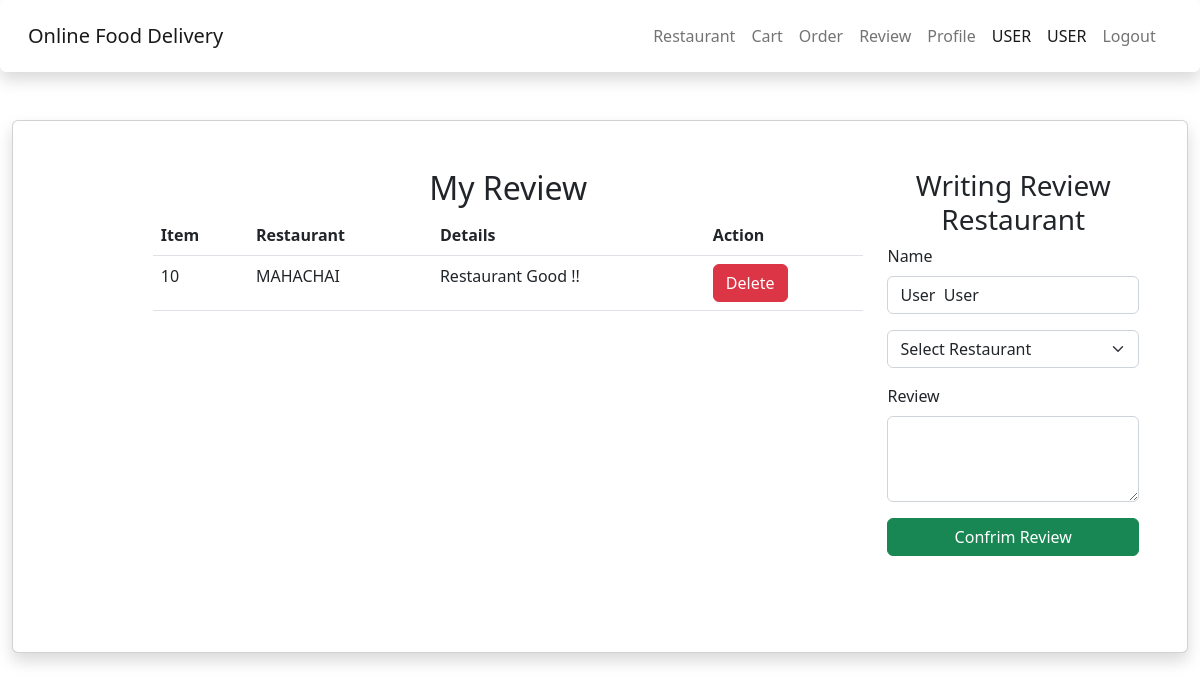
The app's page /user/review.php (signed in) with its own data.
### tables this page shows
CREATE TABLE `review` (
  `review_id` int(11) NOT NULL,
  `res_name` varchar(255) NOT NULL,
  `mem_id` int(11) NOT NULL,
  `detail` varchar(255) DEFAULT NULL
);

### user/review.php (the view, shortened to what this page needs)
<!DOCTYPE html>
<html lang="en">
<head>
    <?php include('../asset/head/head-user.php'); ?>
</head>
<body>
    <div class="container-fluid content">
        <div class="card shadow p-5 mb-5 bg-body rounded">
            <div class="row">
                <div class="col-1"></div>
                <div class="col-md-8 col-sm-12">
                    <h2 class="text-center">My Review</h2>
                    <form action="config_review.php" method="POST">
                    <div class="table-responsive">
                        <table class="table">
                            <thead>
                                <tr>
                                    <th>Item</th>
                                    <th>Restaurant</th>
                                    <th>Details</th>
                                    <th>Action</th>
                                </tr>
                            </thead>
                            <?php
                                include('../connect.php');
                                $mem_id = $_SESSION['mem_id'];
                                $sql = "SELECT * FROM review WHERE mem_id = '$mem_id' ";
                                $query = mysqli_query($conn, $sql);
                                while ($result = mysqli_fetch_array($query)) {
                            ?>
                            <tbody>
                                <tr>
                                    <td><?php echo $result['review_id']; ?></td>
                                    <td><?php echo $result['res_name']; ?></td>
                                    <td><?php echo $result['detail']; ?></td>
                                    <td>
                                                <a href="config_review.php?delete=<?php echo $result['review_id']; ?>"
                                                    class="btn btn-danger">Delete</a>
                                            </td>
                                </tr>
                            </tbody>
                            <?php } ?>
                        </table>
                    </div>
                    <br>
                </div>
                <div class="col-md-3 col-sm-12">
                    <h3 class="text-center">Writing Review Restaurant</h3>
                    <div class="mb-3">
                            <label for="mem_name" class="form-label">Name</label>
                            <input type="text" class="form-control" id="mem_name" name="mem_name" value="<?php echo $_SESSION['mem_name'];
                            echo "  ";
                            echo $_SESSION['mem_last']; ?>" required>
                    </div>
                    <div class="mb-3">
                        <select class="form-select" name="res_name" >
                            <option selected>Select Restaurant</option>
                        </select>
                    </div>
                    <div class="mb-3">
                        <label for="detail" class="form-label">Review</label>
                        <textarea class="form-control" id="detail" name="detail" rows="3" required></textarea>
                    </div>
                    <button type="submit" name="add" class="btn btn-success w-100">Confrim Review</button>
                    <br>
                    <br>
                </div>
            </div>
            <br>
        </div>
    </div>
</body>
</html>

### records on screen
review: review_id "10", res_name "MAHACHAI", detail "Restaurant Good !!"

### other values on screen
$_SESSION["mem_name"] "USER"
$_SESSION["mem_last"] "USER"
